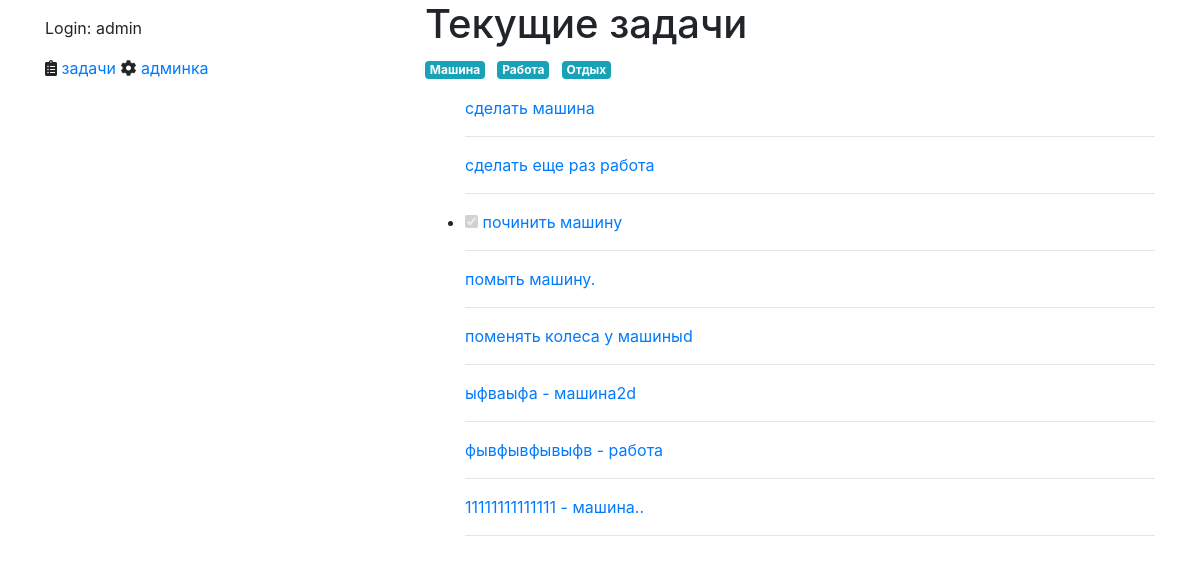
Screenshot of /list/ (signed in) with the database file from the repository.
### tasks/models.py (models this page shows, shortened)
class Category(models.Model):
    slug = models.CharField(max_length=125)
    name = models.CharField(max_length=256)
    todos_count = models.PositiveIntegerField(default=0)
    class Meta:
        verbose_name = 'Категория'
        verbose_name_plural = 'Категории'

class TodoItem(models.Model):
    description = models.TextField("описание!")
    is_completed = models.BooleanField("выполнено", default=False)
    created = models.DateTimeField(auto_now_add=True)
    updated = models.DateTimeField(auto_now=True)
    owner = models.ForeignKey(
        User, on_delete=models.CASCADE, related_name="tasks"
    )
    priority = models.IntegerField(
        "Приоритет", choices=PRIORITY_CHOICES, default=PRIORITY_MEDIUM
    )
    category = models.ManyToManyField(Category, blank=True)

### tasks/views.py (the view)
# urls.py: path("list/", views.TaskListView.as_view(), name="list"),
class TaskListView(ListView):
    model = TodoItem
    context_object_name = "tasks"
    template_name = "tasks/list.html"
    def get_queryset(self):
        u = self.request.user
        qs = super().get_queryset()
        return qs.filter(owner=u)
    def get_context_data(self, **kwargs):
        context = super().get_context_data(**kwargs)
        user_tasks = self.get_queryset()
        tags = []
        categories = []
        for t in user_tasks:
            tags.append(list(t.category.all()))
            for cat in t.category.all():
                if cat not in categories:
                    categories.append(cat)
            context["categories"] = categories
        return context

### tasks/templates/tasks/list.html (shortened to what this page needs)
{% extends "base.html" %}
{% load static %}
{% block main_content %}
  <h1>Текущие задачи</h1>
    <ul class="list-inline">
    {% for cat in categories %}
      <li class="list-inline-item">
        <span class="badge badge-info">{{ cat.name }}</span>
      </li>
    {% endfor %}
    </ul>
  <ul id="todo-list">
  {% for task in tasks %}
    {% if task.is_completed %}
    <li class="completed">
      <input class='checkbox' data-uid={{ task.id }} type='checkbox' disabled='disabled' checked='checked'/>
    {% endif %}
      <a href={% url "tasks:details" task.id %}>{{ task.description }}</a>
      <hr/>
    </li>
  {% endfor %}
  </ul>
{% endblock %}

### templates/base.html (shortened to what this page needs)
<html>
  <head>
    <link rel="stylesheet" href="https://maxcdn.bootstrapcdn.com/bootstrap/4.0.0/css/bootstrap.min.css">
  <link rel="stylesheet" href="https://use.fontawesome.com/releases/v5.7.0/css/all.css">
  </head>
  <body>
    <div class="container">
      <div class="row">
        <div class="side_bar col">
          {% block side_bar %}
            {% if user.is_authenticated %}
              <p>Login: {{ user.username }}</p>
              <i class="fas fa-clipboard-list"></i>&nbsp;<a href="{% url "tasks:list" %}">задачи</a>
            {% endif %}
	    <i class="fas fa-cog"></i>&nbsp;<a href='{% url 'admin:index' %}'>админка</a>
          {% endblock %}
        </div>
        <div class="main_content col-8">
          {% block main_content %}
          {% endblock %}
        </div>
      </div>
    </div>
  </body>
</html>

### rows the page displays
Category: name "Машина"
Category: name "Работа"
Category: name "Отдых"
TodoItem: description "сделать машина"
TodoItem: description "сделать еще раз работа"
TodoItem: description "починить машину"
TodoItem: description "помыть машину."
TodoItem: description "поменять колеса у машиныd"
TodoItem: description "ыфваыфа - машина2d"
TodoItem: description "фывфывфывыфв - работа"
TodoItem: description "11111111111111 - машина.."

### other values shown
{{ user.username }} "admin"
